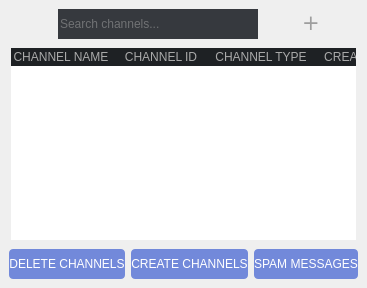
                   <widget class="QWidget" name="channels_page">
                    <layout class="QVBoxLayout" name="verticalLayout_10">
                     <property name="spacing">
                      <number>0</number>
                     </property>
                     <property name="leftMargin">
                      <number>0</number>
                     </property>
                     <property name="topMargin">
                      <number>0</number>
                     </property>
                     <property name="rightMargin">
                      <number>0</number>
                     </property>
                     <property name="bottomMargin">
                      <number>0</number>
                     </property>
                     <item alignment="Qt::AlignRight|Qt::AlignTop">
                      <widget class="QFrame" name="frame_16">
                       <property name="styleSheet">
                        <string notr="true">QPushButton{
border:None}
QToolTip{
background:(30,33,36);
color:rgb(170, 170, 170)}</string>
                       </property>
                       <property name="frameShape">
                        <enum>QFrame::NoFrame</enum>
                       </property>
                       <property name="frameShadow">
                        <enum>QFrame::Raised</enum>
                       </property>
                       <layout class="QHBoxLayout" name="horizontalLayout_24">
                        <item>
                         <widget class="QLineEdit" name="searchChannelsEntry">
                          <property name="sizePolicy">
                           <sizepolicy hsizetype="Preferred" vsizetype="Fixed">
                            <horstretch>0</horstretch>
                            <verstretch>0</verstretch>
                           </sizepolicy>
                          </property>
                          <property name="minimumSize">
                           <size>
                            <width>200</width>
                            <height>30</height>
                           </size>
                          </property>
                          <property name="styleSheet">
                           <string notr="true">background:rgb(54,57,62);
color:rgb(170, 170, 170);
border:None;</string>
                          </property>
                          <property name="placeholderText">
                           <string>Search channels...</string>
                          </property>
                         </widget>
                        </item>
                        <item>
                         <widget class="QPushButton" name="refreshButton">
                          <property name="cursor">
                           <cursorShape>PointingHandCursor</cursorShape>
                          </property>
                          <property name="text">
                           <string/>
                          </property>
                          <property name="icon">
                           <iconset>
                            <normaloff>icons/refresh-ccw.svg</normaloff>icons/refresh-ccw.svg</iconset>
                          </property>
                          <property name="iconSize">
                           <size>
                            <width>18</width>
                            <height>18</height>
                           </size>
                          </property>
                         </widget>
                        </item>
                        <item>
                         <widget class="QPushButton" name="addChannelButton">
                          <property name="font">
                           <font>
                            <family>Verdana</family>
                            <pointsize>16</pointsize>
                            <weight>50</weight>
                            <bold>false</bold>
                           </font>
                          </property>
                          <property name="cursor">
                           <cursorShape>PointingHandCursor</cursorShape>
                          </property>
                          <property name="styleSheet">
                           <string notr="true">color:rgb(158, 158, 158);
margin-bottom:3px</string>
                          </property>
                          <property name="text">
                           <string>+</string>
                          </property>
                         </widget>
                        </item>
                        <item>
                         <widget class="QPushButton" name="deleteSelectedChannelButton">
                          <property name="cursor">
                           <cursorShape>PointingHandCursor</cursorShape>
                          </property>
                          <property name="styleSheet">
                           <string notr="true"/>
                          </property>
                          <property name="text">
                           <string/>
                          </property>
                          <property name="icon">
                           <iconset>
                            <normaloff>icons/trash-2.svg</normaloff>icons/trash-2.svg</iconset>
                          </property>
                         </widget>
                        </item>
                       </layout>
                      </widget>
                     </item>
                     <item>
                      <widget class="QFrame" name="frame_17">
                       <property name="frameShape">
                        <enum>QFrame::NoFrame</enum>
                       </property>
                       <property name="frameShadow">
                        <enum>QFrame::Raised</enum>
                       </property>
                       <layout class="QHBoxLayout" name="horizontalLayout_25">
                        <property name="spacing">
                         <number>0</number>
                        </property>
                        <property name="leftMargin">
                         <number>11</number>
                        </property>
                        <property name="topMargin">
                         <number>0</number>
                        </property>
                        <property name="rightMargin">
                         <number>11</number>
                        </property>
                        <property name="bottomMargin">
                         <number>0</number>
                        </property>
                        <item>
                         <widget class="QTableWidget" name="channelTable">
                          <property name="styleSheet">
                           <string notr="true">QTableWidget{
border:None;
color:rgb(170, 170, 170);
selection-background-color:rgb(54,57,62);
selection-color:rgb(170, 170, 170)}
QHeaderView:section{
background:rgb(30,33,36);
border:None;
color:rgb(170, 170, 170)}
QTableCornerButton:section{
background:rgb(30,33,36)}</string>
                          </property>
                          <property name="verticalScrollBarPolicy">
                           <enum>Qt::ScrollBarAlwaysOff</enum>
                          </property>
                          <property name="horizontalScrollBarPolicy">
                           <enum>Qt::ScrollBarAlwaysOff</enum>
                          </property>
                          <property name="editTriggers">
                           <set>QAbstractItemView::NoEditTriggers</set>
                          </property>
                          <property name="selectionBehavior">
                           <enum>QAbstractItemView::SelectRows</enum>
                          </property>
                          <property name="textElideMode">
                           <enum>Qt::ElideRight</enum>
                          </property>
                          <column>
                           <property name="text">
                            <string>CHANNEL NAME</string>
                           </property>
                          </column>
                          <column>
                           <property name="text">
                            <string>CHANNEL ID</string>
                           </property>
                          </column>
                          <column>
                           <property name="text">
                            <string>CHANNEL TYPE</string>
                           </property>
                          </column>
                          <column>
                           <property name="text">
                            <string>CREATED AT</string>
                           </property>
                          </column>
                         </widget>
                        </item>
                       </layout>
                      </widget>
                     </item>
                     <item>
                      <widget class="QFrame" name="frame_18">
                       <property name="styleSheet">
                        <string notr="true">QPushButton{
background:rgb(114,137,218);
color:white;
border-radius:4px}
QPushButton:hover{
background:rgb(131, 160, 252);
}</string>
                       </property>
                       <property name="frameShape">
                        <enum>QFrame::NoFrame</enum>
                       </property>
                       <property name="frameShadow">
                        <enum>QFrame::Raised</enum>
                       </property>
                       <layout class="QHBoxLayout" name="horizontalLayout_26">
                        <item>
                         <widget class="QPushButton" name="deleteChannelOptions">
                          <property name="minimumSize">
                           <size>
                            <width>0</width>
                            <height>30</height>
                           </size>
                          </property>
                          <property name="cursor">
                           <cursorShape>PointingHandCursor</cursorShape>
                          </property>
                          <property name="text">
                           <string>DELETE CHANNELS</string>
                          </property>
                         </widget>
                        </item>
                        <item>
                         <widget class="QPushButton" name="createChannelOptions">
                          <property name="minimumSize">
                           <size>
                            <width>0</width>
                            <height>30</height>
                           </size>
                          </property>
                          <property name="cursor">
                           <cursorShape>PointingHandCursor</cursorShape>
                          </property>
                          <property name="text">
                           <string>CREATE CHANNELS</string>
                          </property>
                         </widget>
                        </item>
                        <item>
                         <widget class="QPushButton" name="spamMessageO">
                          <property name="minimumSize">
                           <size>
                            <width>0</width>
                            <height>30</height>
                           </size>
                          </property>
                          <property name="cursor">
                           <cursorShape>PointingHandCursor</cursorShape>
                          </property>
                          <property name="text">
                           <string>SPAM MESSAGES</string>
                          </property>
                         </widget>
                        </item>
                       </layout>
                      </widget>
                     </item>
                    </layout>
                   </widget>
